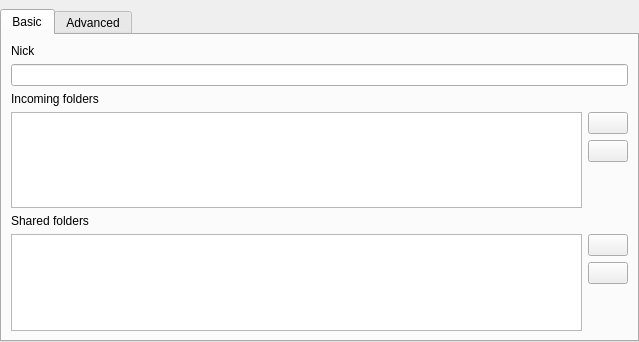
<?xml version="1.0" encoding="UTF-8"?>
<ui version="4.0">
 <class>WidgetSettings</class>
 <widget class="QWidget" name="WidgetSettings">
  <property name="geometry">
   <rect>
    <x>0</x>
    <y>0</y>
    <width>639</width>
    <height>342</height>
   </rect>
  </property>
  <property name="windowTitle">
   <string>Settings</string>
  </property>
  <layout class="QVBoxLayout" name="verticalLayout_3">
   <property name="leftMargin">
    <number>0</number>
   </property>
   <property name="topMargin">
    <number>9</number>
   </property>
   <property name="rightMargin">
    <number>0</number>
   </property>
   <property name="bottomMargin">
    <number>0</number>
   </property>
   <item>
    <widget class="QTabWidget" name="tabWidget">
     <property name="currentIndex">
      <number>0</number>
     </property>
     <widget class="QWidget" name="tabBasicSettings">
      <attribute name="title">
       <string>Basic</string>
      </attribute>
      <layout class="QVBoxLayout" name="layBasic">
       <item>
        <widget class="QLabel" name="lblNick">
         <property name="text">
          <string>Nick</string>
         </property>
        </widget>
       </item>
       <item>
        <widget class="QLineEdit" name="txtNick"/>
       </item>
       <item>
        <widget class="QLabel" name="lblIncoming">
         <property name="text">
          <string>Incoming folders</string>
         </property>
        </widget>
       </item>
       <item>
        <layout class="QHBoxLayout" name="layIncoming">
         <item>
          <widget class="QListView" name="lstIncoming"/>
         </item>
         <item>
          <layout class="QVBoxLayout" name="layIncomingButtons">
           <item>
            <widget class="QPushButton" name="butAddIncoming">
             <property name="text">
              <string/>
             </property>
             <property name="icon">
              <iconset resource="ressources.qrc">
               <normaloff>:/icons/ressources/add.png</normaloff>:/icons/ressources/add.png</iconset>
             </property>
            </widget>
           </item>
           <item>
            <widget class="QPushButton" name="butRemoveIncoming">
             <property name="text">
              <string/>
             </property>
             <property name="icon">
              <iconset resource="ressources.qrc">
               <normaloff>:/icons/ressources/delete.png</normaloff>:/icons/ressources/delete.png</iconset>
             </property>
            </widget>
           </item>
           <item>
            <spacer name="spacerIncoming">
             <property name="orientation">
              <enum>Qt::Vertical</enum>
             </property>
             <property name="sizeHint" stdset="0">
              <size>
               <width>20</width>
               <height>40</height>
              </size>
             </property>
            </spacer>
           </item>
          </layout>
         </item>
        </layout>
       </item>
       <item>
        <widget class="QLabel" name="lblShared">
         <property name="text">
          <string>Shared folders</string>
         </property>
        </widget>
       </item>
       <item>
        <layout class="QHBoxLayout" name="layShared">
         <item>
          <widget class="QListView" name="lstShared"/>
         </item>
         <item>
          <layout class="QVBoxLayout" name="laySharedButtons" stretch="0,0,0">
           <item>
            <widget class="QPushButton" name="butAddShared">
             <property name="text">
              <string/>
             </property>
             <property name="icon">
              <iconset resource="ressources.qrc">
               <normaloff>:/icons/ressources/add.png</normaloff>:/icons/ressources/add.png</iconset>
             </property>
            </widget>
           </item>
           <item>
            <widget class="QPushButton" name="butRemoveShared">
             <property name="text">
              <string/>
             </property>
             <property name="icon">
              <iconset resource="ressources.qrc">
               <normaloff>:/icons/ressources/delete.png</normaloff>:/icons/ressources/delete.png</iconset>
             </property>
            </widget>
           </item>
           <item>
            <spacer name="spacerShared">
             <property name="orientation">
              <enum>Qt::Vertical</enum>
             </property>
             <property name="sizeHint" stdset="0">
              <size>
               <width>20</width>
               <height>40</height>
              </size>
             </property>
            </spacer>
           </item>
          </layout>
         </item>
        </layout>
       </item>
      </layout>
     </widget>
     <widget class="QWidget" name="tabAdvancedSettings">
      <attribute name="title">
       <string>Advanced</string>
      </attribute>
      <layout class="QVBoxLayout" name="layAdvanced">
       <property name="sizeConstraint">
        <enum>QLayout::SetDefaultConstraint</enum>
       </property>
       <item>
        <widget class="QLabel" name="lblCoreAddress">
         <property name="text">
          <string>Core address</string>
         </property>
        </widget>
       </item>
       <item>
        <layout class="QHBoxLayout" name="layCoreAddress">
         <item>
          <widget class="QLineEdit" name="txtCoreAddress"/>
         </item>
         <item>
          <widget class="QPushButton" name="butResetCoreAddress">
           <property name="text">
            <string>Reset</string>
           </property>
          </widget>
         </item>
        </layout>
       </item>
       <item>
        <widget class="QLabel" name="lblPassword">
         <property name="text">
          <string>Password</string>
         </property>
        </widget>
       </item>
       <item>
        <widget class="QLineEdit" name="txtPassword"/>
       </item>
       <item>
        <spacer name="spacerAdvancedSettings">
         <property name="orientation">
          <enum>Qt::Vertical</enum>
         </property>
         <property name="sizeHint" stdset="0">
          <size>
           <width>20</width>
           <height>40</height>
          </size>
         </property>
        </spacer>
       </item>
      </layout>
     </widget>
    </widget>
   </item>
  </layout>
 </widget>
 <resources>
  <include location="ressources.qrc"/>
 </resources>
 <connections/>
</ui>
